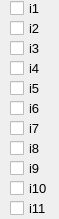
      <widget class="QWidget" name="scrollAreaWidgetContents">
       <property name="geometry">
        <rect>
         <x>0</x>
         <y>0</y>
         <width>59</width>
         <height>219</height>
        </rect>
       </property>
       <widget class="QCheckBox" name="sup_i_1">
        <property name="geometry">
         <rect>
          <x>10</x>
          <y>0</y>
          <width>41</width>
          <height>17</height>
         </rect>
        </property>
        <property name="font">
         <font>
          <pointsize>10</pointsize>
         </font>
        </property>
        <property name="text">
         <string>i1</string>
        </property>
       </widget>
       <widget class="QCheckBox" name="sup_i_2">
        <property name="geometry">
         <rect>
          <x>10</x>
          <y>20</y>
          <width>41</width>
          <height>17</height>
         </rect>
        </property>
        <property name="font">
         <font>
          <pointsize>10</pointsize>
         </font>
        </property>
        <property name="text">
         <string>i2</string>
        </property>
       </widget>
       <widget class="QCheckBox" name="sup_i_3">
        <property name="geometry">
         <rect>
          <x>10</x>
          <y>40</y>
          <width>41</width>
          <height>17</height>
         </rect>
        </property>
        <property name="font">
         <font>
          <pointsize>10</pointsize>
         </font>
        </property>
        <property name="text">
         <string>i3</string>
        </property>
       </widget>
       <widget class="QCheckBox" name="sup_i_4">
        <property name="geometry">
         <rect>
          <x>10</x>
          <y>60</y>
          <width>41</width>
          <height>17</height>
         </rect>
        </property>
        <property name="font">
         <font>
          <pointsize>10</pointsize>
         </font>
        </property>
        <property name="text">
         <string>i4</string>
        </property>
       </widget>
       <widget class="QCheckBox" name="sup_i_5">
        <property name="geometry">
         <rect>
          <x>10</x>
          <y>80</y>
          <width>41</width>
          <height>17</height>
         </rect>
        </property>
        <property name="font">
         <font>
          <pointsize>10</pointsize>
         </font>
        </property>
        <property name="text">
         <string>i5</string>
        </property>
       </widget>
       <widget class="QCheckBox" name="sup_i_6">
        <property name="geometry">
         <rect>
          <x>10</x>
          <y>100</y>
          <width>41</width>
          <height>17</height>
         </rect>
        </property>
        <property name="font">
         <font>
          <pointsize>10</pointsize>
         </font>
        </property>
        <property name="text">
         <string>i6</string>
        </property>
       </widget>
       <widget class="QCheckBox" name="sup_i_7">
        <property name="geometry">
         <rect>
          <x>10</x>
          <y>120</y>
          <width>41</width>
          <height>17</height>
         </rect>
        </property>
        <property name="font">
         <font>
          <pointsize>10</pointsize>
         </font>
        </property>
        <property name="text">
         <string>i7</string>
        </property>
       </widget>
       <widget class="QCheckBox" name="sup_i_8">
        <property name="geometry">
         <rect>
          <x>10</x>
          <y>140</y>
          <width>41</width>
          <height>17</height>
         </rect>
        </property>
        <property name="font">
         <font>
          <pointsize>10</pointsize>
         </font>
        </property>
        <property name="text">
         <string>i8</string>
        </property>
       </widget>
       <widget class="QCheckBox" name="sup_i_9">
        <property name="geometry">
         <rect>
          <x>10</x>
          <y>160</y>
          <width>41</width>
          <height>17</height>
         </rect>
        </property>
        <property name="font">
         <font>
          <pointsize>10</pointsize>
         </font>
        </property>
        <property name="text">
         <string>i9</string>
        </property>
       </widget>
       <widget class="QCheckBox" name="sup_i_10">
        <property name="geometry">
         <rect>
          <x>10</x>
          <y>180</y>
          <width>41</width>
          <height>17</height>
         </rect>
        </property>
        <property name="font">
         <font>
          <pointsize>10</pointsize>
         </font>
        </property>
        <property name="text">
         <string>i10</string>
        </property>
       </widget>
       <widget class="QCheckBox" name="sup_i_11">
        <property name="geometry">
         <rect>
          <x>10</x>
          <y>200</y>
          <width>41</width>
          <height>17</height>
         </rect>
        </property>
        <property name="font">
         <font>
          <pointsize>10</pointsize>
         </font>
        </property>
        <property name="text">
         <string>i11</string>
        </property>
       </widget>
      </widget>
